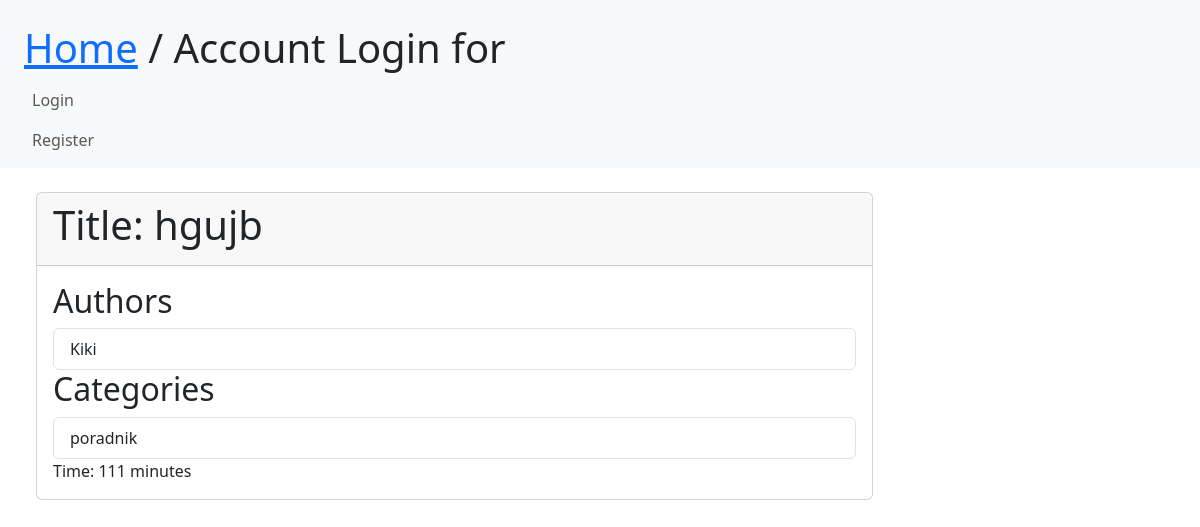
The app's page /audiobooks/1/ with its own data.
### media/models.py (models this page shows, shortened)
class Audiobook(models.Model):
    time = models.IntegerField()
    authors = models.ManyToManyField(Author, related_name="audiobooks")  # , related_name="audiobooks", through="Book"
    categories = models.ManyToManyField('Category')
    book = models.ForeignKey(Book, blank=False, null=True, on_delete=models.CASCADE, )

class Book(models.Model):
    title = models.CharField(max_length=150)
    year = models.IntegerField(validators=[validate_year])
    authors = models.ManyToManyField(Author, related_name="books")
    categories = models.ManyToManyField(Category)

class Author(models.Model):
    fullname = models.CharField(max_length=128, null=True)
    def __str__(self):
        return self.fullname

class Category(models.Model):
    name = models.CharField(max_length=64)
    def __str__(self):
        return self.name

### media/views.py (the view)
# urls.py: path('audiobooks/<int:pk>/', AudiobookDetailView.as_view(), name='detail_audiobook'),
class AudiobookDetailView(View):
    def get(self, request, pk):
        audiobuks = Audiobook.objects.get(pk=pk)
        return render(request, 'detailaudiobook.html', {'audiobooks': audiobuks})

### media/templates/detailaudiobook.html (shortened to what this page needs)
{% extends 'base.html' %}
{% block content %}
<div class="card w-75">
    <div class="card-header">
        <h1> Title: {{ audiobooks.book.title }}</h1>
    </div>
    <div class="card-body">
        <h2> Authors</h2>
        <ul class="list-group">
            {% for author in audiobooks.authors.all %}
            <li class="list-group-item">{{ author }}</li>
            {% endfor %}
        </ul>
        <h2> Categories</h2>
        <ul class="list-group">
            {% for category in audiobooks.categories.all %}
            <li class="list-group-item">{{ category }}</li>
            {% endfor %}
        </ul>
        <div> Time: {{ audiobooks.time}} minutes</div>
    </div>
</div>
{% endblock %}

### records on screen
Audiobook: book "hgujb", time "111"
Author: fullname "Kiki"
Category: name "poradnik"
